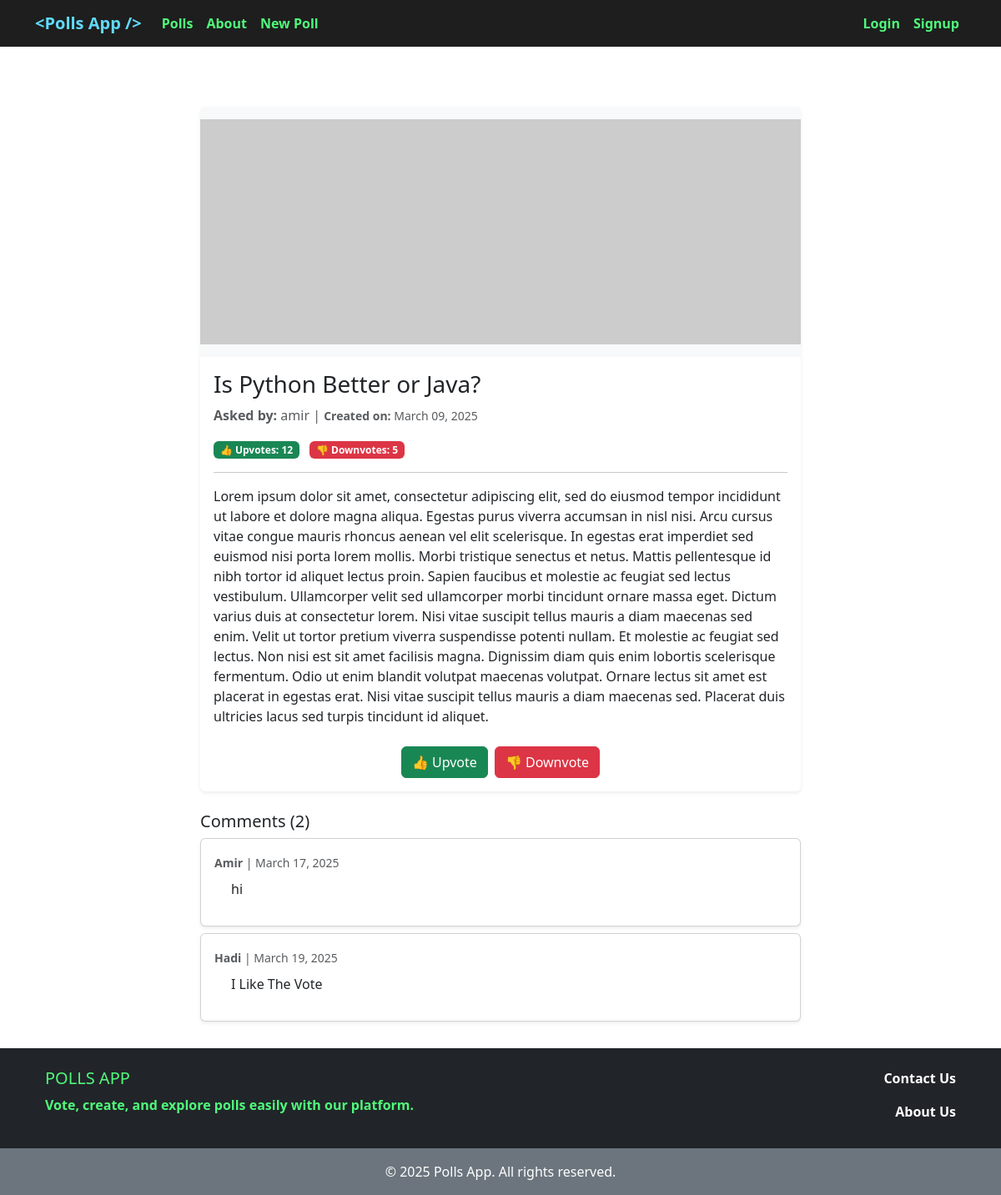
/poll/1/, run on the app's committed database.
### polls/models.py (models this page shows, shortened)
class Poll(models.Model):
    question = models.CharField(max_length=700)
    user = models.ForeignKey(get_user_model(), on_delete=models.CASCADE)
    description = models.TextField(blank=True)
    cover = models.ImageField(upload_to='covers/', blank=True)
    up_vote = models.PositiveIntegerField(default=0)
    down_vote = models.PositiveIntegerField(default=0)
    upvoted_by = models.ManyToManyField(get_user_model(), related_name='upvoted_polls', blank=True)
    downvoted_by = models.ManyToManyField(get_user_model(), related_name='downvoted_polls', blank=True)
    datetime_created = models.DateTimeField(auto_now_add=True)
    datetime_modified = models.DateTimeField(auto_now=True)

class Comment(models.Model):
    poll = models.ForeignKey('Poll', related_name='comments', on_delete=models.CASCADE)
    user = models.ForeignKey(get_user_model(), on_delete=models.CASCADE)
    body = models.TextField()
    is_active = models.BooleanField(default=True)
    datetime_created = models.DateTimeField(auto_now_add=True)
    datetime_modified = models.DateTimeField(auto_now=True)

### accounts/models.py (models this page shows)
class CustomUser(AbstractUser):
    ROLE_CHOICES = [
        ('M', 'Manager'),
        ('E', 'Employee'),
        ('S', 'Student'),
        ('O', 'Other'),
    ]
    role = models.CharField(choices=ROLE_CHOICES, max_length=1, default=ROLE_CHOICES[3][0])

### polls/views.py (the view)
# urls.py: path('poll/<int:pk>/', poll_detail_view, name='poll_detail'),
def poll_detail_view(request, pk):
    poll = get_object_or_404(Poll, pk=pk)
    comments = poll.comments.all()
    return render(request, 'polls/poll_detail.html', context={
        'poll': poll,
        'comments': comments,
    })

### polls/templates/polls/poll_detail.html (shortened to what this page needs)
{% extends '_base.html' %}
{% block content %}
    <div class="container mt-5">
        <div class="row justify-content-center">
            <div class="col-md-8">
                <div class="card shadow-sm border-0 rounded">
                    {% if poll.cover %}
                        <img src="{{ poll.cover.url }}" class="card-img-top img-fluid" alt="Poll Image">
                    {% else %}
                        <img src="https://placehold.co/800x300" class="card-img-top img-fluid"
                             alt="Poll image for {{ poll.question }}">
                    {% endif %}
                    <div class="card-body">
                        <h3 class="card-title">{{ poll.question }}</h3>
                        <p class="card-text text-muted">
                            <strong>Asked by:</strong> {{ poll.user }} |
                            <small><strong>Created on:</strong> {{ poll.datetime_created|date:"F d, Y" }}</small>
                        </p>
                        <div class="d-flex justify-content-between align-items-center">
                            <div>
                                <span class="badge bg-success">👍 Upvotes: {{ poll.up_vote }}</span>
                                <span class="badge bg-danger mx-2">👎 Downvotes: {{ poll.down_vote }}</span>
                            </div>
                        </div>
                        <hr>
                        <p>{{ poll.description }}</p>
                        <div class="mt-4 d-flex justify-content-center">
                            <div class="btn-group">
                                <form action="{% url 'poll_vote' poll.id %}" method="post">
                                    <button type="submit" class="btn btn-success">👍 Upvote</button>
                                </form>
                                <form action="{% url 'poll_down_vote' poll.id %}" method="post" class="ms-2">
                                    <button type="submit" class="btn btn-danger">👎 Downvote</button>
                                </form>
                            </div>
                        </div>
                    </div>
                </div>
                <div class="mt-4">
                    <h5>Comments ({{ comments|length }})</h5>
                    {% for comment in comments %}
                        <div class="card mb-2 shadow-sm">
                            <div class="card-body">
                                <small class="text-muted">
                                    <strong>{{ comment.user|capfirst }}</strong> | {{ comment.datetime_created|date:"F d, Y" }}
                                </small>
                                <p class="comment-text mt-2">{{ comment.body }}</p>
                            </div>
                        </div>
                    {% empty %}
                        <p class="text-muted">No comments yet.</p>
                    {% endfor %}
                </div>
            </div>
        </div>
    </div>
{% endblock content %}

### templates/_base.html (style rules this page uses)
html, body { height: 100%; margin: 0; display: flex; flex-direction: column; }

### polls/templates/polls/poll_detail.html (style rules this page uses)
.card-img-top { width: 100%; height: 300px; object-fit: contain; background-color: #f8f9fa; }
.comment-text { margin-left: 20px; white-space: pre-line; }

### data on the page
Poll: question "Is Python Better or Java?", user "amir", datetime_created "March 09, 2025", up_vote "12", down_vote "5", description "Lorem ipsum dolor sit amet, consectetur adipiscing elit, sed do eiusmod tempor incididunt ut labore et dolore magna aliqua. Egestas purus viverra accumsan in nisl nisi. Arcu cursus vitae congue mauris rhoncus aenean vel elit scelerisque. In egestas erat imperdiet sed euismod nisi porta lorem mollis. Morbi tristique senectus et netus. Mattis pellentesque id nibh tortor id aliquet lectus proin. Sapien faucibus et molestie ac feugiat sed lectus vestibulum. Ullamcorper velit sed ullamcorper morbi tincidunt ornare massa eget. Dictum varius duis at consectetur lorem. Nisi vitae suscipit tellus mauris a diam maecenas sed enim. Velit ut tortor pretium viverra suspendisse potenti nullam. Et molestie…"
Comment: user "Amir", datetime_created "March 17, 2025", body "hi"
Comment: user "Hadi", datetime_created "March 19, 2025", body "I Like The Vote"

### other printed values
{{ comments|length }} "2"
